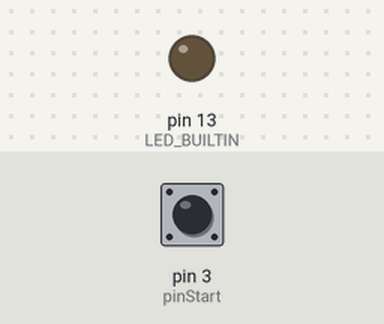
Simulated run of this sketch. Board: Arduino Uno, built with avr-gcc and run on an emulated ATmega328P. On the bench: output pins drawn as LEDs (lit = HIGH). Inputs (shaded band) come from the test bench; at power-on: pin 3 (pinStart) HIGH. What the sketch prints to the serial monitor is not drawn.

Above: at 1.2 s.
1.3 s: pin 3 (pinStart) pulled LOW for 0.15 s
At 2.2 s:
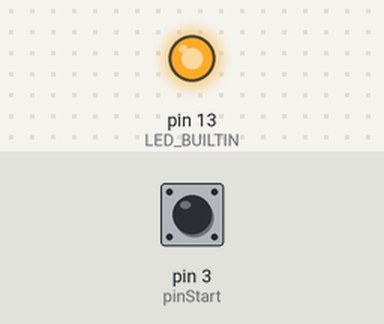
2.9 s: pin 3 (pinStart) pulled LOW for 1 s
5.4 s: pin 3 (pinStart) driven LOW
6.9 s: pin 3 (pinStart) driven HIGH
8.4 s: pin 3 (pinStart) pulsed LOW 2 times (0.12 s each, 0.3 s apart)
Timing chart, 0 to 11.4 s (numbered marks = the images above; inputs shaded):
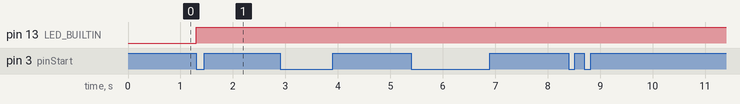

Measured:
- after the input at 1.3 s, pin 13 (LED_BUILTIN): LOW → HIGH at once
- after the input at 2.9 s, every drawn part: stays the same
- after the input at 5.4 s, every drawn part: stays the same
- after the input at 6.9 s, every drawn part: stays the same
- after the input at 8.4 s, every drawn part: stays the same

The sketch:

Prueba_Master.ino
```cpp
const int pinStart = 3;
boolean flag = false;
unsigned long debounce = 0;

void setup() {
  // put your setup code here, to run once:

Serial.begin(9600);    //Iniciando puerto serial
pinMode(LED_BUILTIN, OUTPUT);
pinMode(pinStart,INPUT_PULLUP);
digitalWrite(LED_BUILTIN,LOW);
pinMode(LED_BUILTIN, OUTPUT);

}

void loop() {

   Serial.print("*");


   if(!digitalRead(pinStart))
  {
    pulse();
    noInterrupts();
    Serial.print("R");
    interrupts();
  }

  if(flag){
    digitalWrite(LED_BUILTIN, HIGH);

    flag = false;
  };
}

void pulse(){

  if(!digitalRead(pinStart) && (millis()-debounce > 500))
  {
    debounce = millis();
    flag = true;
   }

  }
```
